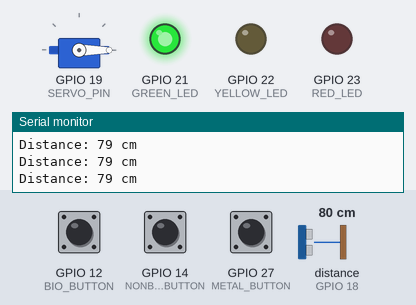
Simulated run of this sketch. Board: ESP32. Shown: servo, output pins drawn as LEDs (lit = HIGH), the last lines printed to the serial monitor. Wiring (inferred from the names in the program): ultrasonic range finder: trigger GPIO 5; echo GPIO 18. The inputs (shaded band) are chosen by the test bench; at power-on: GPIO 12 (BIO_BUTTON) HIGH, distance to the obstacle (sensor on GPIO 18) 80 cm, GPIO 14 (NONBIO_BUTTON) HIGH, GPIO 27 (METAL_BUTTON) HIGH. The echo pulse lasts 58.3 µs per cm; pins used as bus, display or sensor lines are not drawn.

Above: at 1.2 s.
1.3 s: GPIO 12 (BIO_BUTTON) pulled LOW for 3.2 s
At 2.1 s:
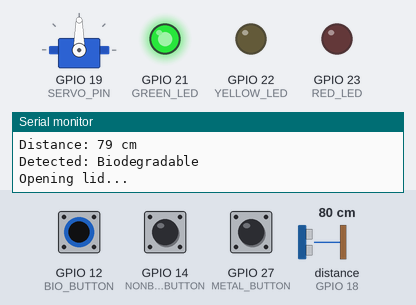
7.1 s: distance to the obstacle (sensor on GPIO 18) set to 24 cm
8.6 s: distance to the obstacle (sensor on GPIO 18) set to 20 cm
At 9.7 s:
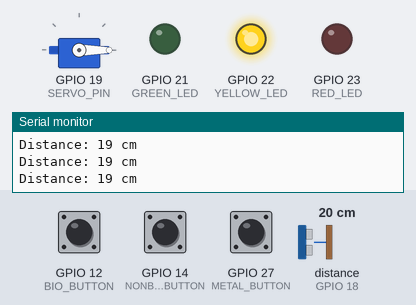
10.2 s: GPIO 14 (NONBIO_BUTTON) pulled LOW for 0.25 s
At 11.5 s:
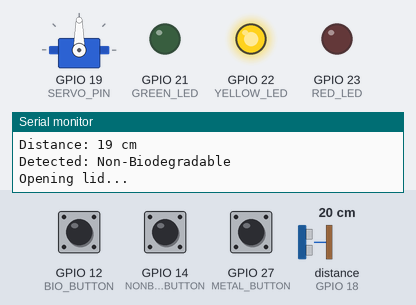
13.4 s: distance to the obstacle (sensor on GPIO 18) set to 13 cm
14.9 s: distance to the obstacle (sensor on GPIO 18) set to 10 cm
At 15.7 s:
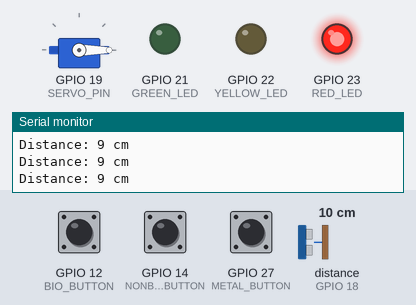
Timing chart, 0 to 17.4 s (numbered marks = the images above; inputs shaded):
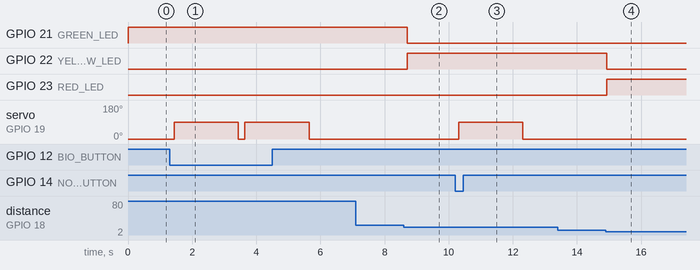

Measured:
- the behaviour switches between 22 and 21 cm on distance to the obstacle (sensor on GPIO 18) (found by bisection; images 1 and 2)
- the behaviour switches between 12 and 11 cm on distance to the obstacle (sensor on GPIO 18) (found by bisection; images 3 and 4)
- after the input at 1.3 s, servo on GPIO 19 (SERVO_PIN): alternates 90° for 2.0 s and 0° for 0.21 s, starting after 0.14 s
- after the input at 8.6 s, GPIO 21 (GREEN_LED): HIGH → LOW after 0.10 s; GPIO 22 (YELLOW_LED): LOW → HIGH after 0.10 s
- after the input at 10.2 s, servo on GPIO 19 (SERVO_PIN): 0° → 90° after 0.12 s, → 0° 2.0 s later
- after the input at 14.9 s, GPIO 22 (YELLOW_LED): HIGH → LOW at once; GPIO 23 (RED_LED): LOW → HIGH at once

The sketch:

smart_bin_code.ino
```cpp
#include <ServoESP32.h>  // Use the ServoESP32 library for ESP32 boards

// Pins for Ultrasonic Sensor
#define TRIG_PIN 5
#define ECHO_PIN 18

// Servo Motor Pin
#define SERVO_PIN 19

// Button Pins for Waste Type
#define BIO_BUTTON 12
#define NONBIO_BUTTON 14
#define METAL_BUTTON 27

// LED Pins
#define GREEN_LED 21
#define YELLOW_LED 22
#define RED_LED 23

ServoESP32 lidServo;  // Initialize the ServoESP32 object

void setup() {
  Serial.begin(115200);

  // Set pin modes
  pinMode(TRIG_PIN, OUTPUT);
  pinMode(ECHO_PIN, INPUT);

  pinMode(BIO_BUTTON, INPUT_PULLUP);
  pinMode(NONBIO_BUTTON, INPUT_PULLUP);
  pinMode(METAL_BUTTON, INPUT_PULLUP);

  pinMode(GREEN_LED, OUTPUT);
  pinMode(YELLOW_LED, OUTPUT);
  pinMode(RED_LED, OUTPUT);

  // Attach the servo motor
  lidServo.attach(SERVO_PIN);
  lidServo.write(0);  // Initial position: closed
}

void loop() {
  int distance = getDistance();
  indicateFillLevel(distance);

  // Simulate waste detection
  if (digitalRead(BIO_BUTTON) == LOW) {
    handleWaste("Biodegradable", distance);
  } else if (digitalRead(NONBIO_BUTTON) == LOW) {
    handleWaste("Non-Biodegradable", distance);
  } else if (digitalRead(METAL_BUTTON) == LOW) {
    handleWaste("Metal", distance);
  }

  delay(200);
}

// Function to get distance from HC-SR04
int getDistance() {
  digitalWrite(TRIG_PIN, LOW);
  delayMicroseconds(2);
  digitalWrite(TRIG_PIN, HIGH);
  delayMicroseconds(10);
  digitalWrite(TRIG_PIN, LOW);

  long duration = pulseIn(ECHO_PIN, HIGH);
  int distance = duration * 0.034 / 2;
  Serial.print("Distance: ");
  Serial.print(distance);
  Serial.println(" cm");
  return distance;
}

// Handles waste insertion based on type
void handleWaste(String type, int distance) {
  Serial.println("Detected: " + type);
  if (distance < 5) {
    Serial.println("Bin is full! Cannot open lid.");
    return;
  }

  openLid();
  delay(2000); // Simulate insertion time
  closeLid();
}

// Opens the bin lid
void openLid() {
  Serial.println("Opening lid...");
  lidServo.write(90);
}

// Closes the bin lid
void closeLid() {
  Serial.println("Closing lid...");
  lidServo.write(0);
}

// Indicate fill level with LEDs
void indicateFillLevel(int dist) {
  digitalWrite(GREEN_LED, LOW);
  digitalWrite(YELLOW_LED, LOW);
  digitalWrite(RED_LED, LOW);

  if (dist > 20) {
    digitalWrite(GREEN_LED, HIGH); // Mostly empty
  } else if (dist > 10 && dist <= 20) {
    digitalWrite(YELLOW_LED, HIGH); // Half-full
  } else {
    digitalWrite(RED_LED, HIGH); // Almost full
  }
}
```
